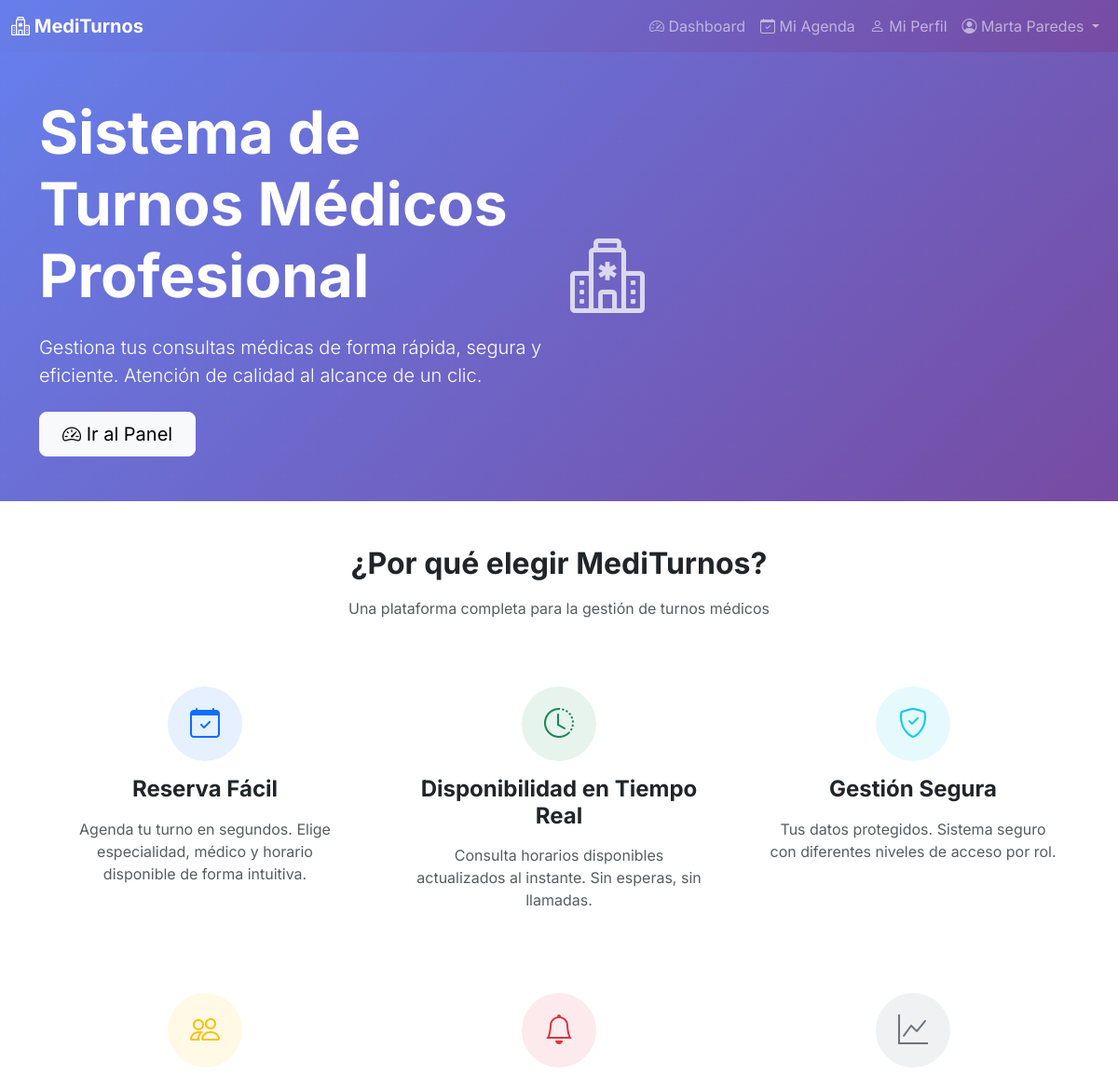
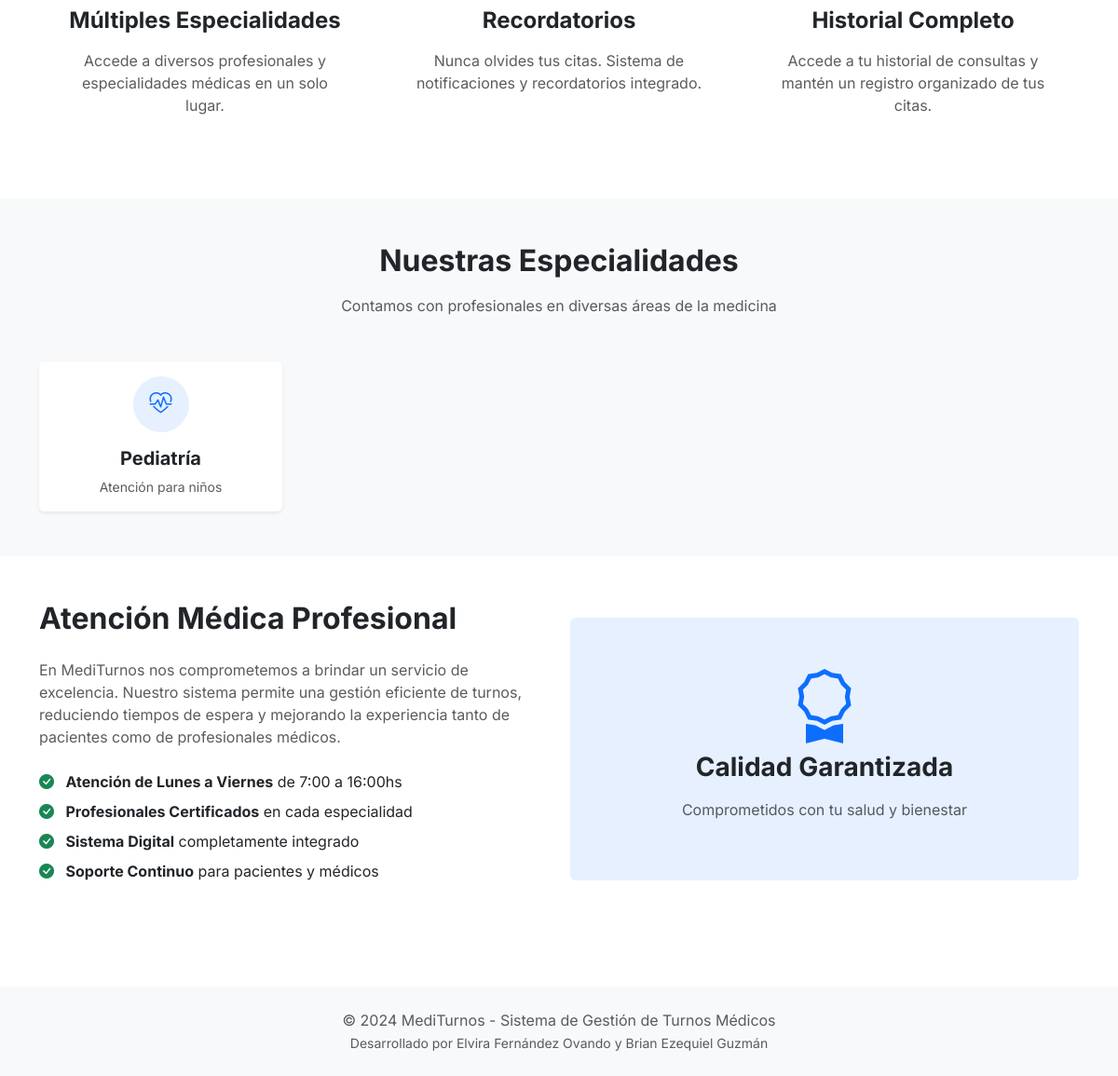
Screenshot of / (signed in) with the database file from the repository (2 pictures, top to bottom).
### appointments/models.py (models this page shows, shortened)
class Usuario(AbstractUser):
    ROLES = (
        ('admin', 'Administrador'),
        ('medico', 'Médico'),
        ('paciente', 'Paciente'),
    )
    rol = models.CharField(max_length=10, choices=ROLES, default='paciente')
    dni = models.CharField(max_length=8, unique=True, validators=[
        RegexValidator(r'^\d{7,8}$', 'Ingrese un DNI válido (7-8 dígitos)')
    ])
    telefono = models.CharField(max_length=15, blank=True)
    direccion = models.CharField(max_length=200, blank=True)
    fecha_nacimiento = models.DateField(null=True, blank=True)
    class Meta:
        verbose_name = 'Usuario'
        verbose_name_plural = 'Usuarios'

class Especialidad(models.Model):
    nombre = models.CharField(max_length=100, unique=True)
    descripcion = models.TextField(blank=True)
    duracion_turno = models.IntegerField(default=30, help_text="Duración en minutos")
    activo = models.BooleanField(default=True)
    fecha_creacion = models.DateTimeField(auto_now_add=True)
    class Meta:
        verbose_name = 'Especialidad'
        verbose_name_plural = 'Especialidades'
        ordering = ['nombre']

### appointments/views/public.py (the view)
# urls.py: path('', views.inicio, name='inicio'),
def inicio(request):
    especialidades = Especialidad.objects.filter(activo=True)
    medicos = Medico.objects.filter(activo=True).select_related('usuario')[:6]
    config = ConfiguracionSistema.get_configuracion()
    context = {
        'especialidades': especialidades,
        'medicos': medicos,
        'config': config,
    }
    return render(request, 'inicio.html', context)

### appointments/models.py (called while the page is built)
    @classmethod
    def get_configuracion(cls):
        config, created = cls.objects.get_or_create(pk=1)
        return config

### templates/inicio.html (shortened to what this page needs)
{% extends 'base.html' %}
{% load static %}
{% block content %}
<section class="hero-section bg-gradient-primary text-white">
    <div class="container py-5">
        <div class="row align-items-center min-vh-50">
            <div class="col-lg-6 mb-4 mb-lg-0">
                <h1 class="display-3 fw-bold mb-4">Sistema de Turnos Médicos Profesional</h1>
                <p class="lead mb-4">
                    Gestiona tus consultas médicas de forma rápida, segura y eficiente.
                    Atención de calidad al alcance de un clic.
                </p>
                <div class="d-flex gap-3 flex-wrap">
                    {% if user.is_authenticated %}
                    <a href="{% url 'dashboard' %}" class="btn btn-light btn-lg px-4">
                        <i class="bi bi-speedometer2"></i> Ir al Panel
                    </a>
                    {% endif %}
                </div>
            </div>
            <div class="col-lg-6">
                <div class="hero-image">
                    <i class="bi bi-hospital display-1 text-white opacity-75"></i>
                </div>
            </div>
        </div>
    </div>
</section>
<section class="py-5">
    <div class="container">
        <div class="text-center mb-5">
            <h2 class="fw-bold mb-3">¿Por qué elegir MediTurnos?</h2>
            <p class="text-muted">Una plataforma completa para la gestión de turnos médicos</p>
        </div>
        <div class="row g-4">
            <div class="col-md-4">
                <div class="feature-card text-center p-4 h-100">
                    <div class="feature-icon bg-primary bg-opacity-10 rounded-circle d-inline-flex align-items-center justify-content-center mb-3" style="width: 80px; height: 80px;">
                        <i class="bi bi-calendar-check text-primary" style="font-size: 2rem;"></i>
                    </div>
                    <h4 class="fw-bold mb-3">Reserva Fácil</h4>
                    <p class="text-muted">
                        Agenda tu turno en segundos. Elige especialidad, médico y horario disponible de forma intuitiva.
                    </p>
                </div>
            </div>
            <div class="col-md-4">
                <div class="feature-card text-center p-4 h-100">
                    <div class="feature-icon bg-success bg-opacity-10 rounded-circle d-inline-flex align-items-center justify-content-center mb-3" style="width: 80px; height: 80px;">
                        <i class="bi bi-clock-history text-success" style="font-size: 2rem;"></i>
                    </div>
                    <h4 class="fw-bold mb-3">Disponibilidad en Tiempo Real</h4>
                    <p class="text-muted">
                        Consulta horarios disponibles actualizados al instante. Sin esperas, sin llamadas.
                    </p>
                </div>
            </div>
            <div class="col-md-4">
                <div class="feature-card text-center p-4 h-100">
                    <div class="feature-icon bg-info bg-opacity-10 rounded-circle d-inline-flex align-items-center justify-content-center mb-3" style="width: 80px; height: 80px;">
                        <i class="bi bi-shield-check text-info" style="font-size: 2rem;"></i>
                    </div>
                    <h4 class="fw-bold mb-3">Gestión Segura</h4>
                    <p class="text-muted">
                        Tus datos protegidos. Sistema seguro con diferentes niveles de acceso por rol.
                    </p>
                </div>
            </div>
            <div class="col-md-4">
                <div class="feature-card text-center p-4 h-100">
                    <div class="feature-icon bg-warning bg-opacity-10 rounded-circle d-inline-flex align-items-center justify-content-center mb-3" style="width: 80px; height: 80px;">
                        <i class="bi bi-people text-warning" style="font-size: 2rem;"></i>
                    </div>
                    <h4 class="fw-bold mb-3">Múltiples Especialidades</h4>
                    <p class="text-muted">
                        Accede a diversos profesionales y especialidades médicas en un solo lugar.
                    </p>
                </div>
            </div>
            <div class="col-md-4">
                <div class="feature-card text-center p-4 h-100">
                    <div class="feature-icon bg-danger bg-opacity-10 rounded-circle d-inline-flex align-items-center justify-content-center mb-3" style="width: 80px; height: 80px;">
                        <i class="bi bi-bell text-danger" style="font-size: 2rem;"></i>
                    </div>
                    <h4 class="fw-bold mb-3">Recordatorios</h4>
                    <p class="text-muted">
                        Nunca olvides tus citas. Sistema de notificaciones y recordatorios integrado.
                    </p>
                </div>
            </div>
            <div class="col-md-4">
                <div class="feature-card text-center p-4 h-100">
                    <div class="feature-icon bg-secondary bg-opacity-10 rounded-circle d-inline-flex align-items-center justify-content-center mb-3" style="width: 80px; height: 80px;">
                        <i class="bi bi-graph-up text-secondary" style="font-size: 2rem;"></i>
                    </div>
                    <h4 class="fw-bold mb-3">Historial Completo</h4>
                    <p class="text-muted">
                        Accede a tu historial de consultas y mantén un registro organizado de tus citas.
                    </p>
                </div>
            </div>
        </div>
    </div>
</section>
{% if especialidades %}
<section class="bg-light py-5">
    <div class="container">
        <div class="text-center mb-5">
            <h2 class="fw-bold mb-3">Nuestras Especialidades</h2>
            <p class="text-muted">Contamos con profesionales en diversas áreas de la medicina</p>
        </div>
        <div class="row g-4">
            {% for especialidad in especialidades %}
            <div class="col-md-6 col-lg-3">
                <div class="card border-0 shadow-sm h-100 hover-card">
                    <div class="card-body text-center">
                        <div class="especialidad-icon bg-primary bg-opacity-10 rounded-circle d-inline-flex align-items-center justify-content-center mb-3" style="width: 60px; height: 60px;">
                            <i class="bi bi-heart-pulse text-primary" style="font-size: 1.5rem;"></i>
                        </div>
                        <h5 class="fw-bold mb-2">{{ especialidad.nombre }}</h5>
                        <p class="text-muted small mb-0">{{ especialidad.descripcion|truncatewords:10 }}</p>
                    </div>
                </div>
            </div>
            {% endfor %}
        </div>
    </div>
</section>
{% endif %}
<section class="py-5">
    <div class="container">
        <div class="row align-items-center">
            <div class="col-lg-6 mb-4 mb-lg-0">
                <h2 class="fw-bold mb-4">Atención Médica Profesional</h2>
                <p class="text-muted mb-4">
                    En MediTurnos nos comprometemos a brindar un servicio de excelencia.
                    Nuestro sistema permite una gestión eficiente de turnos, reduciendo tiempos
                    de espera y mejorando la experiencia tanto de pacientes como de profesionales médicos.
                </p>
                <ul class="list-unstyled">
                    <li class="mb-2">
                        <i class="bi bi-check-circle-fill text-success me-2"></i>
                        <strong>Atención de Lunes a Viernes</strong> de 7:00 a 16:00hs
                    </li>
                    <li class="mb-2">
                        <i class="bi bi-check-circle-fill text-success me-2"></i>
                        <strong>Profesionales Certificados</strong> en cada especialidad
                    </li>
                    <li class="mb-2">
                        <i class="bi bi-check-circle-fill text-success me-2"></i>
                        <strong>Sistema Digital</strong> completamente integrado
                    </li>
                    <li class="mb-2">
                        <i class="bi bi-check-circle-fill text-success me-2"></i>
                        <strong>Soporte Continuo</strong> para pacientes y médicos
                    </li>
                </ul>
            </div>
            <div class="col-lg-6">
                <div class="bg-primary bg-opacity-10 rounded p-5 text-center">
                    <i class="bi bi-award display-1 text-primary mb-3"></i>
                    <h3 class="fw-bold mb-3">Calidad Garantizada</h3>
                    <p class="text-muted">
                        Comprometidos con tu salud y bienestar
                    </p>
                </div>
            </div>
        </div>
    </div>
</section>
{% endblock %}

### templates/base.html (shortened to what this page needs)
{% load static %}
<!DOCTYPE html>
<html lang="es">
<head>
    <link href="{% static 'css/bootstrap.min.css' %}" rel="stylesheet">
    <link href="{% static 'css/bootstrap-icons.css' %}" rel="stylesheet">
    <link rel="stylesheet" href="{% static 'css/style.css' %}">
</head>
<body>
    {% if user.is_authenticated %}
    <nav class="navbar navbar-expand-lg navbar-dark bg-primary shadow-sm">
        <div class="container-fluid">
            <a class="navbar-brand fw-bold" href="{% url 'dashboard' %}">
                <i class="bi bi-hospital"></i> MediTurnos
            </a>
            <div class="collapse navbar-collapse" id="navbarNav">
                <ul class="navbar-nav ms-auto">
                    {% if user.rol == 'admin' %}
                    <li class="nav-item">
                        <a class="nav-link" href="{% url 'admin_dashboard' %}">
                            <i class="bi bi-speedometer2"></i> Dashboard
                        </a>
                    </li>
                    <li class="nav-item dropdown">
                        <a class="nav-link dropdown-toggle" href="#"
                           role="button" data-bs-toggle="dropdown">
                            <i class="bi bi-gear"></i> Gestión
                        </a>
                        <ul class="dropdown-menu">
                            <li><a class="dropdown-item" href="{% url 'admin_especialidades' %}">Especialidades</a></li>
                            <li><a class="dropdown-item" href="{% url 'admin_medicos' %}">Médicos</a></li>
                            <li><a class="dropdown-item" href="{% url 'admin_pacientes' %}">Pacientes</a></li>
                            <li><a class="dropdown-item" href="{% url 'admin_turnos' %}">Turnos</a></li>
                            <li><hr class="dropdown-divider"></li>
                            <li><a class="dropdown-item" href="{% url 'admin_estadisticas' %}">Estadísticas</a></li>
                        </ul>
                    </li>
                    {% elif user.rol == 'medico' %}
                    <li class="nav-item">
                        <a class="nav-link" href="{% url 'medico_dashboard' %}">
                            <i class="bi bi-speedometer2"></i> Dashboard
                        </a>
                    </li>
                    <li class="nav-item">
                        <a class="nav-link" href="{% url 'medico_agenda' %}">
                            <i class="bi bi-calendar-check"></i> Mi Agenda
                        </a>
                    </li>
                    <li class="nav-item">
                        <a class="nav-link" href="{% url 'medico_perfil' %}">
                            <i class="bi bi-person"></i> Mi Perfil
                        </a>
                    </li>
                    {% endif %}
                    <li class="nav-item dropdown">
                        <a class="nav-link dropdown-toggle" href="#"
                           role="button" data-bs-toggle="dropdown">
                            <i class="bi bi-person-circle"></i> {{ user.get_full_name }}
                        </a>
                    </li>
                </ul>
            </div>
        </div>
    </nav>
    {% endif %}
    <main>
        {% block content %}{% endblock %}
    </main>
    <footer class="bg-light text-center py-4 mt-5">
        <div class="container">
            <p class="text-muted mb-0">&copy; 2024 MediTurnos - Sistema de Gestión de Turnos Médicos</p>
            <p class="text-muted mb-0"><small>Desarrollado por Elvira Fernández Ovando y Brian Ezequiel Guzmán</small></p>
        </div>
    </footer>
</body>
</html>

### static/css/style.css (style rules this page uses)
body { font-family: 'Inter', -apple-system, BlinkMacSystemFont, 'Segoe UI', Roboto, sans-serif; }
.hero-section { background: linear-gradient(135deg, #667eea 0%, #764ba2 100%); min-height: 60vh; position: relative; overflow: hidden; }
.hero-section::before { content: ''; position: absolute; top: 0; left: 0; right: 0; bottom: 0; opacity: 0.1; pointer-events: none; z-index: 0; }
.hero-image { animation: float 3s ease-in-out infinite; }
.navbar { background: linear-gradient(135deg, #667eea 0%, #764ba2 100%) !important; }
.bg-gradient-primary { background: linear-gradient(135deg, #667eea 0%, #764ba2 100%) !important; }

### rows the page displays
Usuario: get_full_name "Marta Paredes"
Especialidad: nombre "Pediatría", descripcion "Atención para niños"
